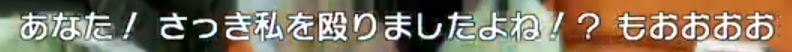
#> input picture batch file/python script/新项目/whate.bmp, 792 x 52 px
$ python aszxcv.py
#> lines starting #> are read from the running program, lines starting #| are printed output that depends on the picture
from PIL import Image
import PIL.ImageOps
import numpy as np
from skimage.io import imsave
import cv2


in_path  = 'whate.bmp'
out_path = 'sadx.jpg'


Image = cv2.imread(in_path)
#> Image is the input picture: shape (52, 792, 3); mean B, G, R 98.1, 117.9, 129.9
Image = cv2.cvtColor(Image, cv2.COLOR_BGR2RGB)
Image2 = np.array(Image, copy=True)

white_px = np.asarray([255, 255, 255])
black_px = np.asarray([0  , 0  , 0  ])

(row, col, _) = Image.shape
#> row = 52; col = 792
i=0
for r in range(row):
	for c in range(col):
		i=0
		if (Image[r][c][0]>=162):
			i=i+1
		if (Image[r][c][1]>=162):
			i=i+1
		if (Image[r][c][2]>=162):
			i=i+1
		if(i>=2):
			Image2[r][c] = Image[r][c]
		else:
			Image2[r][c] = black_px
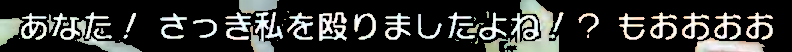
#> Image2: shape (52, 792, 3); mean R, G, B 53.3, 54.6, 52.1
imsave(out_path, Image2)
